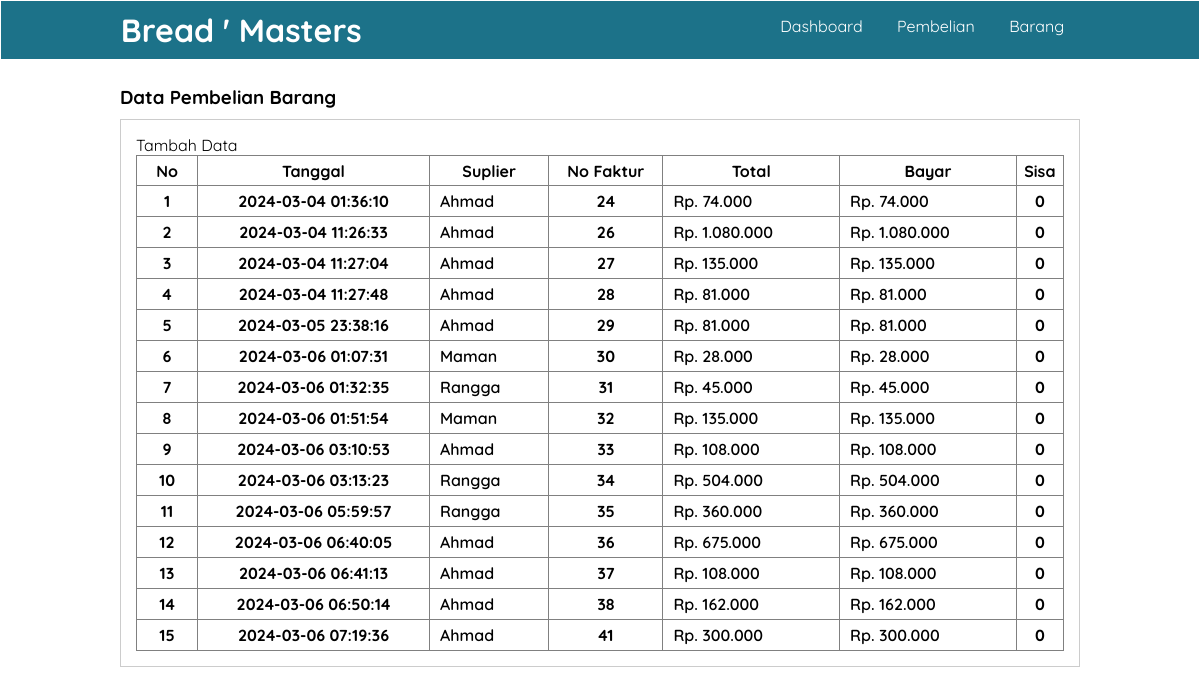
The page /user/pembelian.php (signed in) on the database its author committed.
### tables this page shows
CREATE TABLE `pembelian` (
  `no_faktur` int(11) NOT NULL,
  `id_pembelian` int(11) NOT NULL,
  `id_toko` int(11) NOT NULL,
  `id_user` int(11) NOT NULL,
  `tanggal_pembelian` date NOT NULL,
  `qty` int(11) NOT NULL,
  `id_suplier` varchar(255) NOT NULL,
  `total` int(11) NOT NULL,
  `bayar` int(11) NOT NULL,
  `sisa` int(11) NOT NULL,
  `keterangan` varchar(100) NOT NULL,
  `created_at` timestamp NOT NULL DEFAULT current_timestamp() ON UPDATE current_timestamp()
);

### user/pembelian.php (the view, shortened to what this page needs)
<?php
     include "koneksi.php";
    $query = mysqli_query($conn,'SELECT * FROM pembelian');
?>
<!DOCTYPE html>
<html lang="en">
<head>
    <link rel="stylesheet" href="dekorasi.css">
</head>
<body>
    <header>
        <div class="container">
        <h1>Bread ' Masters</h1>
        <ul>
            <li><a href="index.php">Dashboard</a></li>
            <li><a href="pembelian.php">Pembelian</a></li>
            <li><a href="data_barang.php">Barang</a></li>
        </ul>
        </div>
    </header>
    <div class="section">
        <div class="container">
            <h3>Data Pembelian Barang</h3>
            <div class="box">
                <p><a href="tambah_pembelian.php">Tambah Data</a></p>
                <table border="1" cellspacing="0" class="table">
                    <thead>
                        <tr>
                            <th width="60px">No</th>
                            <th>Tanggal</th>
                            <th>Suplier</th>
                            <th>No Faktur</th>
                            <th>Total</th>
                            <th>Bayar</th>
                            <th>Sisa</th>
                        </tr>
                    </thead>
                    <tbody>
                    <?php
                    $no = 1;
                    while($pembelian = mysqli_fetch_assoc($query)):?>
                        <tr>
                        <th><?php echo $no++ ?></th>
                        <th><?php echo $pembelian["created_at"] ?></th>
                        <td style="font-weight:600;"><?php echo $pembelian["id_suplier"] ?></td>
                        <th><?php echo $pembelian["no_faktur"] ?></th>
                        <td style="font-weight:600;">Rp. <?= number_format($pembelian["total"], 0, ', ', '.') ?></td>
                        <td style="font-weight:600;">Rp. <?= number_format($pembelian["bayar"], 0, ', ', '.') ?></td>
                        <th><?php echo $pembelian["sisa"] ?></th>
                        </tr>
                    <?php endwhile ?>
</tbody>
</body>
</html>

### user/dekorasi.css (style rules this page uses)
* { padding: 0; margin: 0; font-family: 'quicksand', sans-serif; }
a { color: inherit; text-decoration: none; }
body { background-color: #fff }
header { border: 1px solid; background-color: #1c7289; color: #fff; }
header h1 { float: left; padding: 9px 0; }
header ul { float: right; }
header ul li { display: inline-block; }
header ul li a { padding: 15px; display: inline-block; }
.container { width: 80%; margin: 0 auto; }
.container:after { content: ''; display: block; clear: both; }
.section { padding: 25px 0; }
.box { background-color: #fff; border: 1px solid #ccc; padding: 15px; box-sizing: border-box; margin: 10px 0 25px 0; }
.box:after { content: ''; display: block; clear: both; }
.table { width: 100%; border-collapse: collapse; }
.table tr { height: 30px; }
.table tr td { padding: 5px 10px; }

### rows shown on the page
pembelian: created_at "2024-03-04 01:36:10", id_suplier "Ahmad", no_faktur "24", total "74.000", bayar "74.000", sisa "0"
pembelian: created_at "2024-03-04 11:26:33", id_suplier "Ahmad", no_faktur "26", total "1.080.000", bayar "1.080.000", sisa "0"
pembelian: created_at "2024-03-04 11:27:04", id_suplier "Ahmad", no_faktur "27", total "135.000", bayar "135.000", sisa "0"
pembelian: created_at "2024-03-04 11:27:48", id_suplier "Ahmad", no_faktur "28", total "81.000", bayar "81.000", sisa "0"
pembelian: created_at "2024-03-05 23:38:16", id_suplier "Ahmad", no_faktur "29", total "81.000", bayar "81.000", sisa "0"
pembelian: created_at "2024-03-06 01:07:31", id_suplier "Maman", no_faktur "30", total "28.000", bayar "28.000", sisa "0"
pembelian: created_at "2024-03-06 01:32:35", id_suplier "Rangga", no_faktur "31", total "45.000", bayar "45.000", sisa "0"
pembelian: created_at "2024-03-06 01:51:54", id_suplier "Maman", no_faktur "32", total "135.000", bayar "135.000", sisa "0"
pembelian: created_at "2024-03-06 03:10:53", id_suplier "Ahmad", no_faktur "33", total "108.000", bayar "108.000", sisa "0"
pembelian: created_at "2024-03-06 03:13:23", id_suplier "Rangga", no_faktur "34", total "504.000", bayar "504.000", sisa "0"
pembelian: created_at "2024-03-06 05:59:57", id_suplier "Rangga", no_faktur "35", total "360.000", bayar "360.000", sisa "0"
pembelian: created_at "2024-03-06 06:40:05", id_suplier "Ahmad", no_faktur "36", total "675.000", bayar "675.000", sisa "0"
pembelian: created_at "2024-03-06 06:41:13", id_suplier "Ahmad", no_faktur "37", total "108.000", bayar "108.000", sisa "0"
pembelian: created_at "2024-03-06 06:50:14", id_suplier "Ahmad", no_faktur "38", total "162.000", bayar "162.000", sisa "0"
pembelian: created_at "2024-03-06 07:19:36", id_suplier "Ahmad", no_faktur "41", total "300.000", bayar "300.000", sisa "0"
